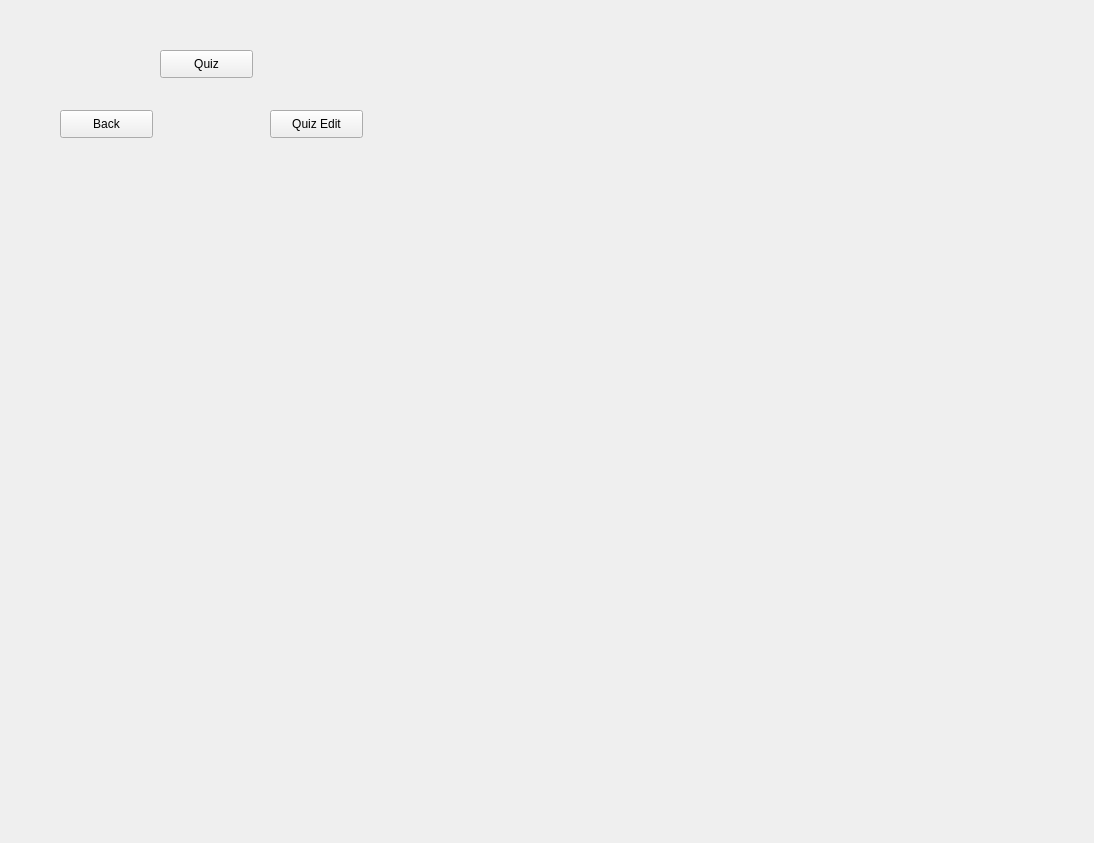
<?xml version="1.0" encoding="UTF-8"?>
<ui version="4.0">
 <class>Form</class>
 <widget class="QWidget" name="Form">
  <property name="geometry">
   <rect>
    <x>0</x>
    <y>0</y>
    <width>1094</width>
    <height>843</height>
   </rect>
  </property>
  <property name="windowTitle">
   <string>Form</string>
  </property>
  <widget class="QPushButton" name="pushButton">
   <property name="geometry">
    <rect>
     <x>60</x>
     <y>110</y>
     <width>93</width>
     <height>28</height>
    </rect>
   </property>
   <property name="text">
    <string>Back</string>
   </property>
  </widget>
  <widget class="QPushButton" name="pushButton_2">
   <property name="geometry">
    <rect>
     <x>270</x>
     <y>110</y>
     <width>93</width>
     <height>28</height>
    </rect>
   </property>
   <property name="text">
    <string>Quiz Edit</string>
   </property>
  </widget>
  <widget class="QPushButton" name="pushButton_3">
   <property name="geometry">
    <rect>
     <x>160</x>
     <y>50</y>
     <width>93</width>
     <height>28</height>
    </rect>
   </property>
   <property name="text">
    <string>Quiz</string>
   </property>
  </widget>
 </widget>
 <resources/>
 <connections/>
</ui>
